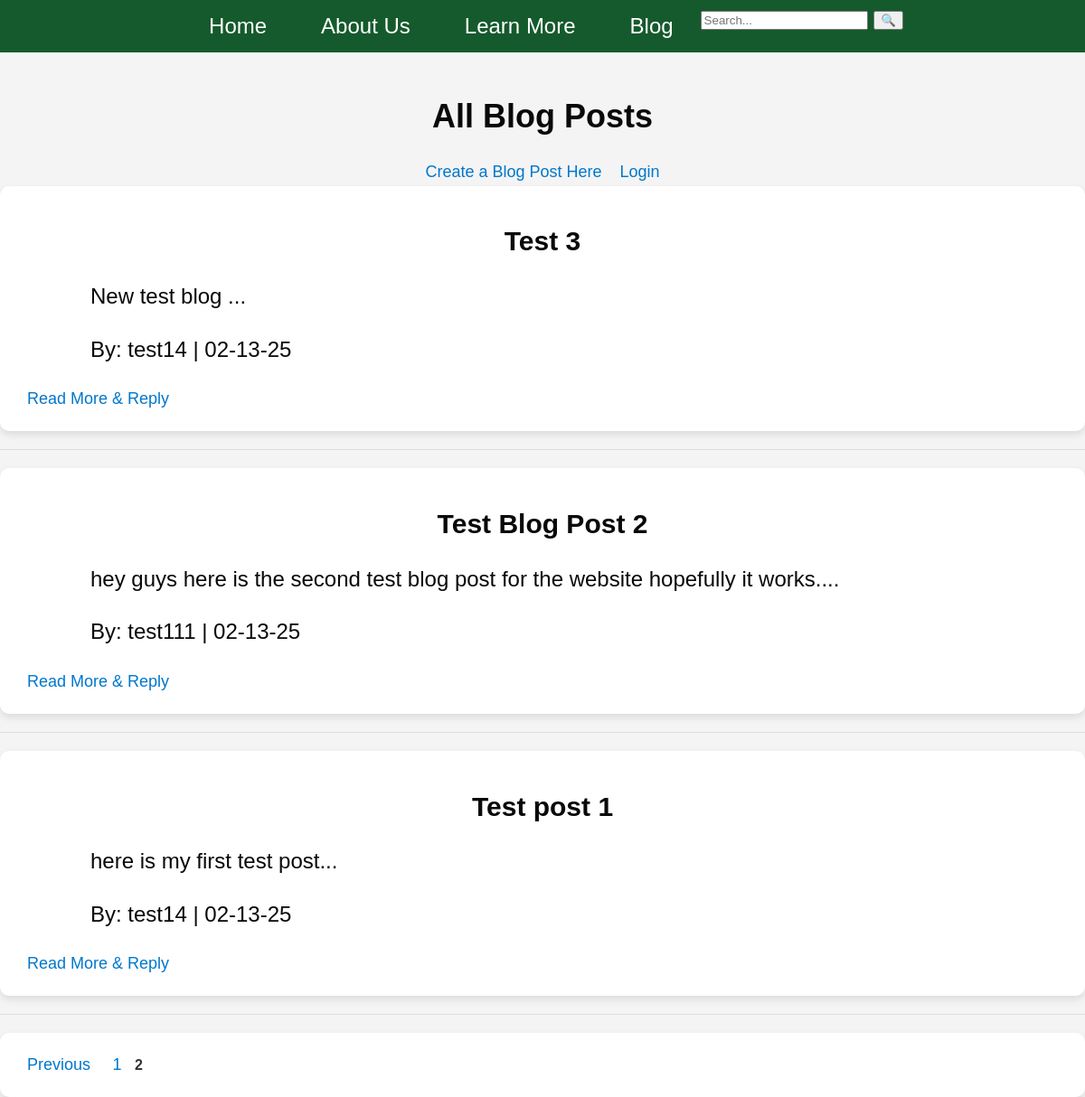
Page /blog?page=2 on the committed database.
### app.py (models this page shows, shortened)
class post(db.Model):
    id = db.Column(db.Integer, primary_key=True)
    title = db.Column(db.String(200), nullable=False)
    content = db.Column(db.Text, nullable=False)
    date_posted = db.Column(db.DateTime, default=datetime.utcnow)
    user_id = db.Column(db.Integer, db.ForeignKey('user.id'), nullable=False)

class user(db.Model, UserMixin):
    id = db.Column(db.Integer, primary_key=True)
    username = db.Column(db.String(80), unique=True, nullable=False)
    email = db.Column(db.String(120), unique=True, nullable=False)
    password = db.Column(db.String(80), nullable=False)
    posts = db.relationship('post', backref='author', lazy=True)

### app.py (the view)
@app.route('/blog')
def blog():
    page = request.args.get('page', 1, type=int)
    per_page = 5
    posts = post.query.order_by(post.date_posted.desc()).paginate(page=page, per_page=per_page)
    return render_template('blog.html', posts=posts)

### templates/blog.html (shortened to what this page needs)
<!DOCTYPE html>
<html lang="en">
<head>
    <link rel="stylesheet" type="text/css" href="{{ url_for('static', filename='style.css') }}">
</head>
<body>
    <nav>
        <ul>
            <li><a href="{{ url_for('home') }}">Home</a></li>
            <li><a href="{{ url_for('AboutUs') }}">About Us</a></li>
            <li class="dropdown">
                <a>Learn More</a>
            </li>
            <li><a href="{{ url_for('blog') }}">Blog</a></li>
            <form action="{{ url_for('search') }}" method="POST" class="search-container">
              <input type="text" name="query" class="search-input" placeholder="Search..." value="{{ query }}">
              <button type="submit" class="search-button">🔍</button>
          </form>
        </ul>
    </nav>
    <h1>All Blog Posts</h1>
    <a href="{{ url_for('create_post') }}">Create a Blog Post Here<a href="{{ url_for('login') }}">Login</a>    </a>
    {% for post in posts.items %}
        <div>
            <h2>{{ post.title }}</h2>
            <p>{{ post.content[:300] }}...</p>
            <p>By: {{ post.author.username }} | {{ post.date_posted.strftime('%m-%d-%y') }}</p>
            <a href="{{ url_for('post_detail', post_id=post.id) }}">Read More & Reply</a>
        </div>
        <hr>
    {% endfor %}
    <div class="pagination">
        {% if posts.has_prev %}
            <a href="{{ url_for('blog', page=posts.prev_num) }}">Previous</a>
        {% endif %}
        {% for num in range(1, posts.pages + 1) %}
            {% if num == posts.page %}
                <strong>{{ num }}</strong>
            {% else %}
                <a href="{{ url_for('blog', page=num) }}">{{ num }}</a>
            {% endif %}
        {% endfor %}
    </div>
</body>
</html>

### static/style.css (style rules this page uses)
body { font-family: Arial, sans-serif; margin: 0; padding: 0; background-color: #f4f4f4; color: #333; text-align: center; padding-top: 0px; }
h1 { margin-top: 50px; font-size: 36px; color: #090909; }
p { font-size: 24px; margin: 20px auto; max-width: 1000px; line-height: 1.6; color: #090909; }
ul { font-size: 24px; margin: 20px auto; line-height: 1.6; color: #090909; }
strong { font-weight: bold; }
div { background: white; padding: 20px; border-radius: 10px; box-shadow: 0 4px 8px rgba(0, 0, 0, 0.1); text-align: left; }
h1 { color: #090909; font-size: 36px; }
h2 { color: #090909; font-size: 30px; text-align: center; }
a { display: inline-block; color: #0077cc; text-decoration: none; font-size: 18px; padding: 5px 10px; border-radius: 5px; transition: background 0.3s, color 0.3s; }
hr { border: 0; height: 1px; background: #ddd; margin: 20px 0; }
nav { background-color: #155a2c; padding: 0; width: 100%; top: 0; left: 0; z-index: 1000; }
nav ul { list-style: none; padding: 0; margin: 0; display: flex; justify-content: center; }
nav ul li { margin: 0 15px; position: relative; }
nav ul li a { text-decoration: none; color: white; font-size: 24px; padding: 10px 15px; transition: background 0.3s, color 0.3s; }

### rows in the picture
post: title "Test 3", content "New test blog", author.username "test14", date_posted "02-13-25"
post: title "Test Blog Post 2", content "hey guys here is the second test blog post for the website hopefully it works.", author.username "test111", date_posted "02-13-25"
post: title "Test post 1", content "here is my first test post", author.username "test14", date_posted "02-13-25"

### other values in the picture
{{ num }} "1"
{{ num }} "2"
